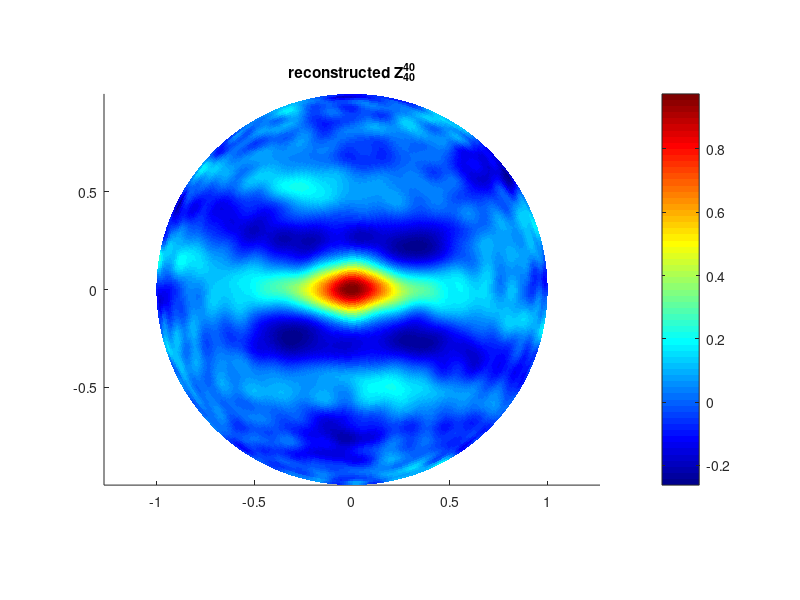

Write MATLAB code to recreate this figure.
clc
clear
close all
resolution_r=0.01;
resolution_theta=0.01;
[r_field,theta_field]=meshgrid(0:resolution_r:1,0:resolution_theta:2*pi);
[x_zernike,y_zernike]=pol2cart(theta_field,r_field);
reconstructed=zeros(size(x_zernike));
radii=r_field(1,:);
count=1;
coeff_list=load('coeff_list_E11.dat');
for n=0:40
    for m=-1*n:2:n     
        R_mn=0;
        for k=0:(n-abs(m))/2
            R_mn=R_mn+(((-1)^k*factorial(n-k))/(factorial(k)*factorial((n+abs(m))/2-k)*factorial((n-abs(m))/2-k)))*radii.^(n-2*k);
        end
        Zerenike_=ones(size(r_field,1),1)*R_mn;
        if m>=0
            Zerenike_=Zerenike_.*cos(m*theta_field);
        else
            Zerenike_=Zerenike_.*sin(m*theta_field);
        end 
        coeff=coeff_list(count,1);
        reconstructed=reconstructed+coeff*Zerenike_;
        count=count+1;
    end  
end
figure
surface(x_zernike,y_zernike,reconstructed,'edgecolor','none');
m_title=num2str(m);
n_title=num2str(n);
title_=['reconstructed Z_{' n_title '}^{' m_title '}'];
title(title_);
axis equal
colormap jet
colorbar
